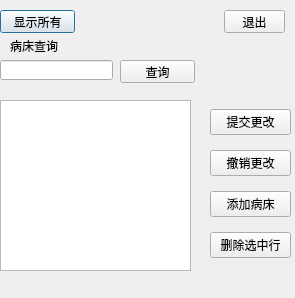
<?xml version="1.0" encoding="UTF-8"?>
<ui version="4.0">
 <class>sick_bed</class>
 <widget class="QDialog" name="sick_bed">
  <property name="geometry">
   <rect>
    <x>0</x>
    <y>0</y>
    <width>295</width>
    <height>298</height>
   </rect>
  </property>
  <property name="windowTitle">
   <string>病床 </string>
  </property>
  <widget class="QPushButton" name="all">
   <property name="geometry">
    <rect>
     <x>0</x>
     <y>10</y>
     <width>75</width>
     <height>23</height>
    </rect>
   </property>
   <property name="text">
    <string>显示所有</string>
   </property>
  </widget>
  <widget class="QLabel" name="label">
   <property name="geometry">
    <rect>
     <x>10</x>
     <y>40</y>
     <width>54</width>
     <height>12</height>
    </rect>
   </property>
   <property name="text">
    <string>病床查询</string>
   </property>
  </widget>
  <widget class="QPushButton" name="query">
   <property name="geometry">
    <rect>
     <x>120</x>
     <y>60</y>
     <width>75</width>
     <height>23</height>
    </rect>
   </property>
   <property name="text">
    <string>查询</string>
   </property>
  </widget>
  <widget class="QLineEdit" name="input">
   <property name="geometry">
    <rect>
     <x>0</x>
     <y>60</y>
     <width>113</width>
     <height>20</height>
    </rect>
   </property>
  </widget>
  <widget class="QTableView" name="view_a">
   <property name="geometry">
    <rect>
     <x>0</x>
     <y>100</y>
     <width>191</width>
     <height>171</height>
    </rect>
   </property>
  </widget>
  <widget class="QWidget" name="verticalLayoutWidget">
   <property name="geometry">
    <rect>
     <x>210</x>
     <y>100</y>
     <width>81</width>
     <height>171</height>
    </rect>
   </property>
   <layout class="QVBoxLayout" name="verticalLayout">
    <item>
     <widget class="QPushButton" name="submit">
      <property name="text">
       <string>提交更改</string>
      </property>
     </widget>
    </item>
    <item>
     <widget class="QPushButton" name="cancle">
      <property name="text">
       <string>撤销更改</string>
      </property>
     </widget>
    </item>
    <item>
     <widget class="QPushButton" name="add">
      <property name="text">
       <string>添加病床</string>
      </property>
     </widget>
    </item>
    <item>
     <widget class="QPushButton" name="del">
      <property name="text">
       <string>删除选中行</string>
      </property>
     </widget>
    </item>
   </layout>
  </widget>
  <widget class="QPushButton" name="exit">
   <property name="geometry">
    <rect>
     <x>224</x>
     <y>10</y>
     <width>61</width>
     <height>23</height>
    </rect>
   </property>
   <property name="text">
    <string>退出</string>
   </property>
  </widget>
 </widget>
 <resources/>
 <connections/>
</ui>
